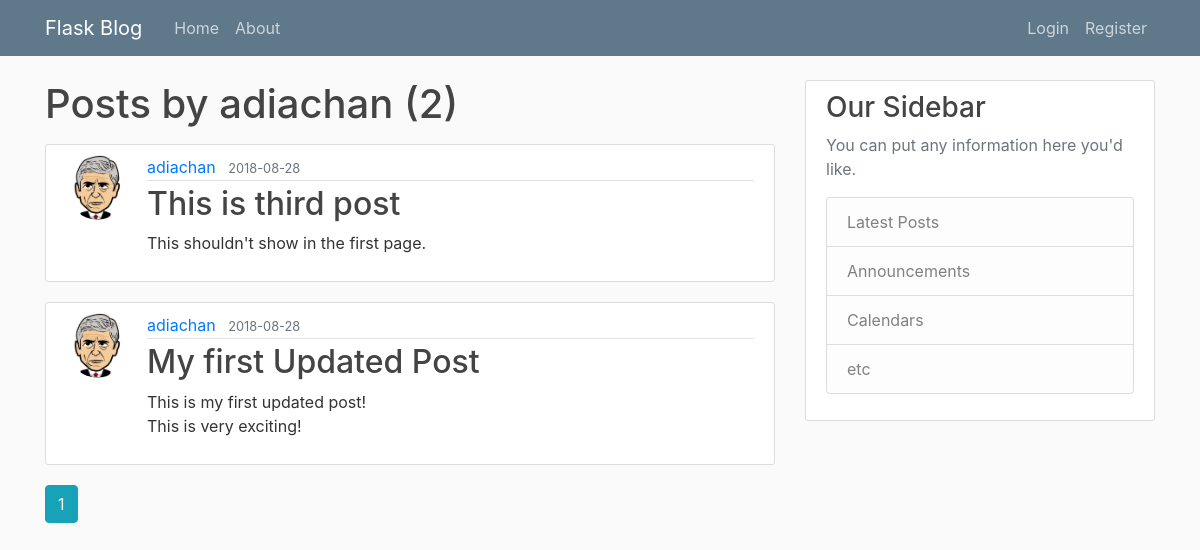
Before: /user/adiachan with the older database file.
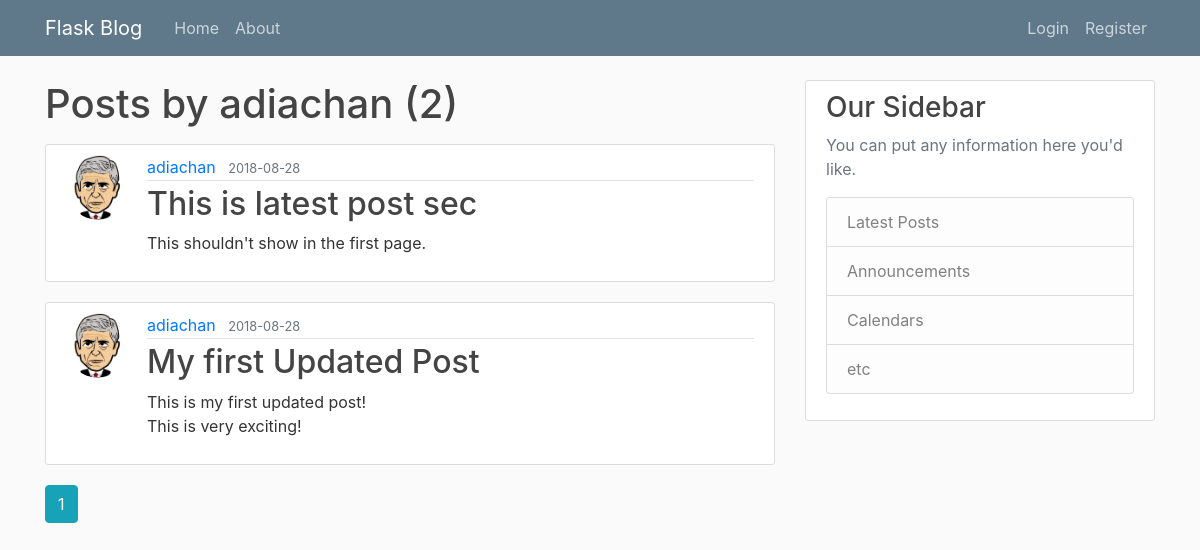
After: the same page with the newer database file.
### flaskblog/models.py (models this page shows, shortened)
class Post(db.Model):
    id = db.Column(db.Integer, primary_key=True)
    title = db.Column(db.String(100), nullable=False)
    date_posted = db.Column(db.DateTime, nullable=False, default=datetime.utcnow)
    content = db.Column(db.Text, nullable=False)
    user_id = db.Column(db.Integer, db.ForeignKey('user.id'), nullable=False)

class User(db.Model, UserMixin):
    id = db.Column(db.Integer, primary_key=True)
    username = db.Column(db.String(20), unique=True, nullable=False)
    email = db.Column(db.String(120), unique=True, nullable=False)
    image_file = db.Column(db.String(20), nullable=False, default='default.jpg')
    password = db.Column(db.String(60), nullable=False)
    posts = db.relationship('Post', backref='author', lazy=True)

### flaskblog/users/routes.py (the view)
@users.route("/user/<string:username>")
def user_posts(username):
    page = request.args.get('page', 1, type=int)
    user = User.query.filter_by(username=username).first_or_404()
    posts = Post.query.filter_by(author=user)\
        .order_by(Post.date_posted.desc())\
        .paginate(page=page, per_page=2)
    return render_template('user_posts.html', posts=posts, user=user)

### flaskblog/templates/user_posts.html (shortened to what this page needs)
{% extends "layout.html" %}
{% block content %}
    <h1 class="mb-3">Posts by {{ user.username }} ({{ posts.total }})</h1>
    {% for post in posts.items %}
        <article class="media content-section">
          <img class= "rounded-circle article-img" src="{{ url_for('static', filename='profile_pics/' + post.author.image_file) }}">
          <div class="media-body">
            <div class="article-metadata">
              <a class="mr-2" href="{{ url_for('users.user_posts', username=post.author.username) }}">{{ post.author.username }}</a>
              <small class="text-muted">{{ post.date_posted.strftime('%Y-%m-%d') }}</small>
            </div>
            <h2><a class="article-title" href="{{ url_for('posts.post', post_id=post.id) }}">{{ post.title }}</a></h2>
            <p class="article-content">{{ post.content }}</p>
          </div>
        </article>
     {% endfor %}
     {% for page_num in posts.iter_pages(left_edge=1, right_edge=1, left_current=1, right_current=2) %}
       {% if page_num %}
        {% if posts.page == page_num %}
          <a class="btn btn-info mb-4" href="{{ url_for('users.user_posts', username=user.username, page=page_num) }}">{{ page_num }}</a>
        {% else %}
          <a class="btn btn-outline-info mb-4" href="{{ url_for('users.user_posts', username=user.username, page=page_num) }}">{{ page_num }}</a>
        {% endif %}
       {% endif %}
     {% endfor %}
{% endblock content %}

Changed rows visible on the page:
changed Post "This shouldn't show in the first page.": title "This is third post" → "This is latest post sec"
